Frame 1 (no input): blank canvas, image omitted
Frame 60 (no input): blank canvas, image omitted
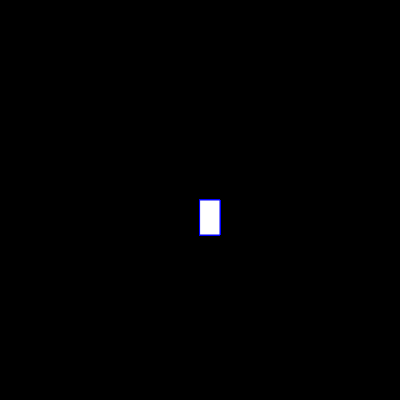
Frame 120 (the mouse pressed at the canvas centre since frame 60)

The p5.js sketch whose frames 1 and 60 were blank and that drew this single picture after the mouse press (run headless with seeded random() and noise() and a simulated clock; from frame 60 on, the mouse is pressed at the canvas centre):

// p5.js sketch
// ── sketch.js
function setup() {
  createCanvas(400, 400);
}

function draw() {
  background(220);
}function setup() {
  createCanvas(400, 400);
  background("black")
}

function draw() {
  stroke("blue");
  fill("white");
  
  
  if (mouseIsPressed) {
    rect(mouseX, mouseY, 20, 35);
  }
}
